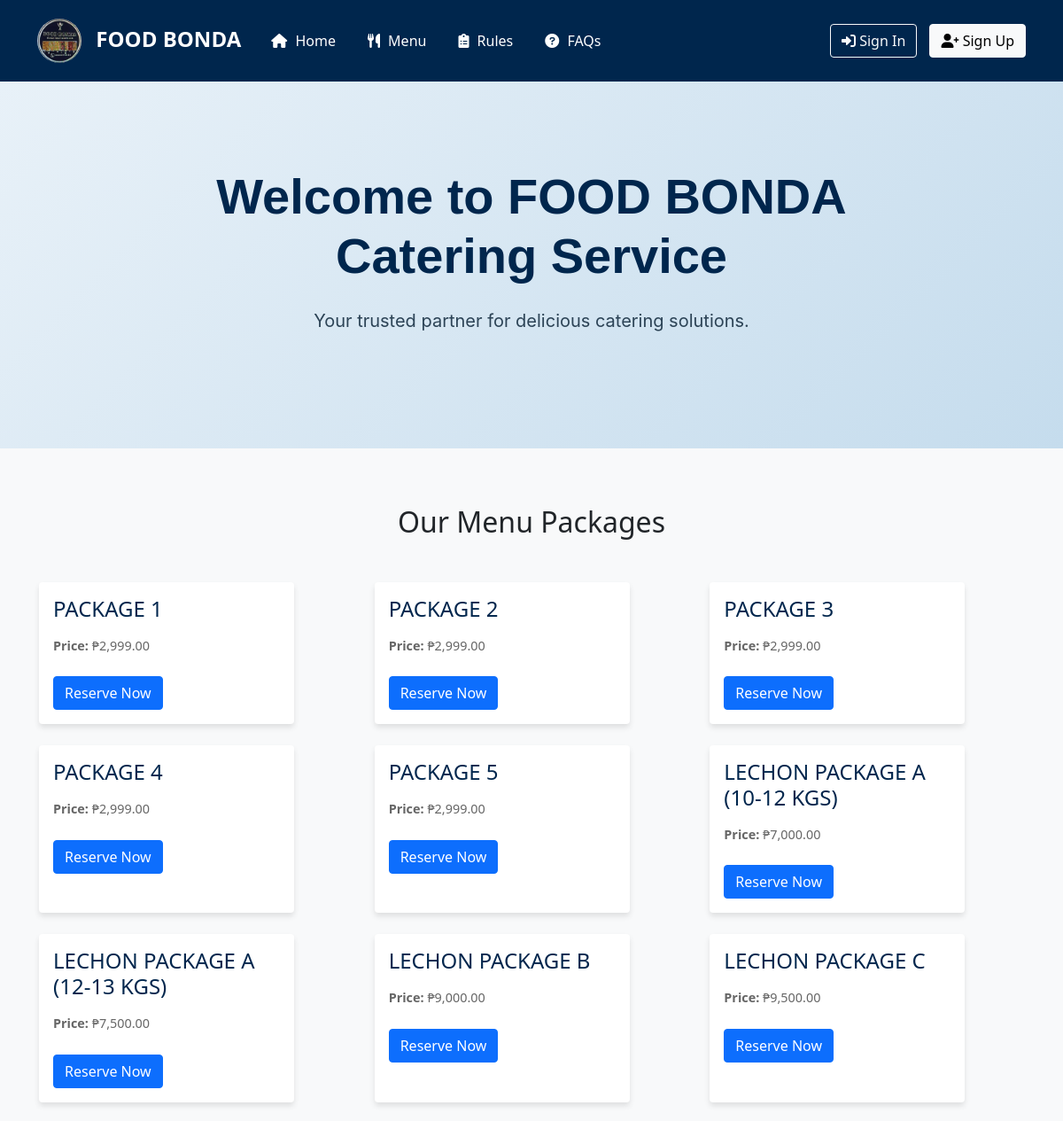
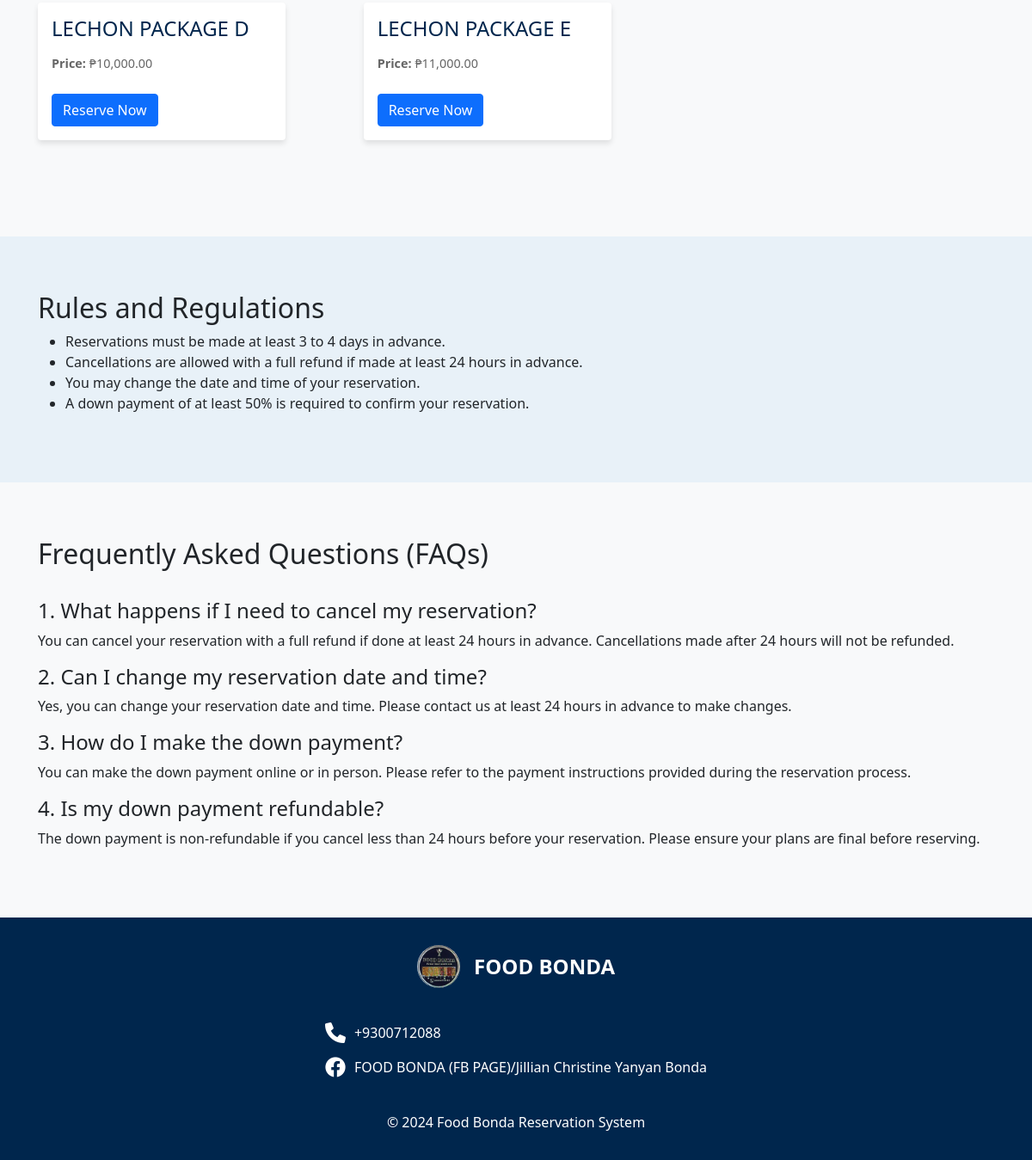
The page / on the database its author committed (2 pictures, top to bottom).
### tables this page shows
CREATE TABLE `packages` (
  `package_id` int NOT NULL,
  `package_name` varchar(255) NOT NULL,
  `price` decimal(10,2) NOT NULL,
  `included_dishes` text NOT NULL,
  `additional_dishes_limit` int DEFAULT NULL
);

### index.php (the view, shortened to what this page needs)
<?php
require_once 'db_conn.php';
$sql = 'SELECT * FROM packages';
$result = $conn->query($sql);
$packages = [];
if ($result->num_rows > 0) {
    while ($row = $result->fetch_assoc()) {
        $packages[] = $row;
    }
}
?>
<!DOCTYPE html>
<html lang="en">
<head>
    <link href="https://cdn.jsdelivr.net/npm/bootstrap@5.1.3/dist/css/bootstrap.min.css" rel="stylesheet">
    <link rel="stylesheet" href="https://cdnjs.cloudflare.com/ajax/libs/font-awesome/6.0.0/css/all.min.css">
    <link href="main.css" rel="stylesheet">
</head>
<body>
    <?php include 'navbar.php'; ?>
    <div id="intro" class="section light-blue">
        <div class="container">
            <h1>Welcome to FOOD BONDA Catering Service</h1>
            <p>Your trusted partner for delicious catering solutions.</p>
        </div>
    </div>
    <div id="menu" class="section light-gray">
        <div class="container">
            <h2 class="text-center mb-5">Our Menu Packages</h2>
            <div class="row row-cols-1 row-cols-md-3 g-4 mb-5">
                <?php foreach ($packages as $package): ?>
                <div class="col">
                    <div class="card card-custom h-100">
                        <div class="card-body">
                            <h5 class="card-title"><?php echo htmlspecialchars($package['package_name']); ?></h5>
                            <p class="card-text"><strong>Price:</strong> ₱<?php echo number_format($package['price'], 2); ?></p>
                            <a href="reservation.php?package=<?php echo urlencode($package['package_name']); ?>" class="btn btn-primary">Reserve
                                Now</a>
                        </div>
                    </div>
                </div>
                <?php endforeach; ?>
            </div>
        </div>
    </div>
    <div id="rules" class="section light-blue">
        <div class="container">
            <h2>Rules and Regulations</h2>
            <ul>
                <li>Reservations must be made at least 3 to 4 days in advance.</li>
                <li>Cancellations are allowed with a full refund if made at least 24 hours in advance.</li>
                <li>You may change the date and time of your reservation.</li>
                <li>A down payment of at least 50% is required to confirm your reservation.</li>
            </ul>
        </div>
    </div>
    <div id="faqs" class="section light-gray">
        <div class="container">
            <h2>Frequently Asked Questions (FAQs)</h2>
            <br>
            <h4>1. What happens if I need to cancel my reservation?</h4>
            <p>You can cancel your reservation with a full refund if done at least 24 hours in advance.
                Cancellations
                made after 24 hours will not be refunded.</p>
            <h4>2. Can I change my reservation date and time?</h4>
            <p>Yes, you can change your reservation date and time. Please contact us at least 24 hours in
                advance to
                make changes.</p>
            <h4>3. How do I make the down payment?</h4>
            <p>You can make the down payment online or in person. Please refer to the payment instructions
                provided
                during the reservation process.</p>
            <h4>4. Is my down payment refundable?</h4>
            <p>The down payment is non-refundable if you cancel less than 24 hours before your reservation.
                Please
                ensure your plans are final before reserving.</p>
        </div>
    </div>
    <footer>
        <div class="container">
            <div class="footer-content">
                <div class="footer-brand">
                    <img src="logo.jpg" alt="FOODBONDA_logo">
                    <span>FOOD BONDA</span>
                </div>
                <div class="contact-info">
                    <div class="contact-icons">
                        <i class="fas fa-phone"></i>
                        <span>+9300712088</span>
                    </div>
                    <div class="contact-icons">
                        <i class="fab fa-facebook"></i>
                        <span>FOOD BONDA (FB PAGE)/Jillian Christine Yanyan Bonda</span>
                    </div>
                </div>
                <p class="copyright">&copy; 2024 Food Bonda Reservation System</p>
            </div>
        </div>
    </footer>
</body>
</html>

### main.css (style rules this page uses)
:root { --dark-blue: #00264d; --light-blue: #e8f1f8; --light-gray: #f8f9fa; --accent-blue: #0066cc; }
body { min-height: 100vh; display: flex; flex-direction: column; }
#intro { background: linear-gradient(135deg, #e8f1f8 0%, #c5dced 100%); text-align: center; padding: 6rem 2rem; display: flex; align-items: center; justify-content: center; }
#intro .container { max-width: 800px; }
#intro h1 { font-family: 'Poppins', sans-serif; color: var(--dark-blue); font-size: 3.5rem; font-weight: 700; margin-bottom: 1.5rem; line-height: 1.2; }
#intro p { font-family: 'Inter', sans-serif; color: #2c4356; font-size: 1.25rem; line-height: 1.6; margin-bottom: 2rem; }
.section { padding: 4rem 2rem; }
.light-blue { background-color: var(--light-blue); }
.light-gray { background-color: var(--light-gray); }
.card { transition: transform 0.3s ease; border: none; box-shadow: 0 4px 6px rgba(0, 0, 0, 0.1); }
.card-title { color: var(--dark-blue); font-size: 1.5rem; margin-bottom: 1rem; }
.card-text { color: #666; font-size: 0.9rem; margin-bottom: 1.5rem; }
.contact-icons { display: flex; align-items: center; margin: 1rem 0; }
.contact-icons i { font-size: 1.5rem; margin-right: 10px; color: white; }
footer { background-color: var(--dark-blue); color: white; padding: 2rem 0; margin-top: auto; }
.footer-content { display: flex; flex-direction: column; align-items: center; gap: 1.5rem; }
.footer-brand { display: flex; align-items: center; gap: 1rem; }
.footer-brand img { width: 50px; height: 50px; border-radius: 50%; }
.footer-brand span { font-size: 1.5rem; font-weight: bold; }
.contact-info { text-align: center; }
.copyright { margin: 0; text-align: center; }

### index.php (style rules this page uses)
.card-custom { margin-right: 50px; width: 18rem; height: 22rem; }

### rows shown on the page
packages: package_name "PACKAGE 1", price "2,999.00"
packages: package_name "PACKAGE 2", price "2,999.00"
packages: package_name "PACKAGE 3", price "2,999.00"
packages: package_name "PACKAGE 4", price "2,999.00"
packages: package_name "PACKAGE 5", price "2,999.00"
packages: package_name "LECHON PACKAGE A (10-12 KGS)", price "7,000.00"
packages: package_name "LECHON PACKAGE A (12-13 KGS)", price "7,500.00"
packages: package_name "LECHON PACKAGE B", price "9,000.00"
packages: package_name "LECHON PACKAGE C", price "9,500.00"
packages: package_name "LECHON PACKAGE D", price "10,000.00"
packages: package_name "LECHON PACKAGE E", price "11,000.00"
